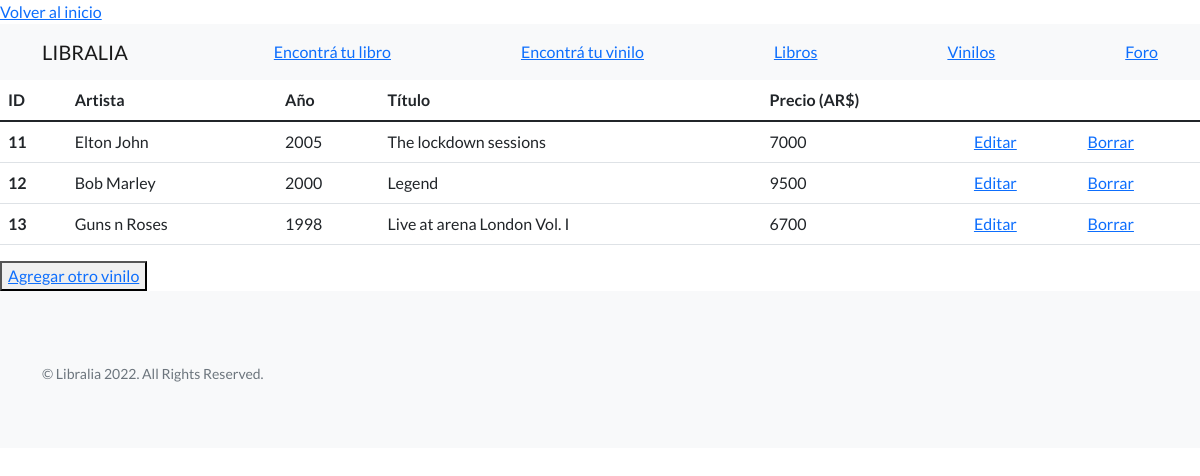
The page /applibros/vinilos on the database its author committed.
### applibros/models.py (models this page shows, shortened)
class Vinilos(models.Model):
    artista=models.CharField(max_length=40)
    añovinilo=models.IntegerField()
    nombrevinilo=models.CharField(max_length=40)
    preciovinilo=models.IntegerField()

### applibros/views.py (the view)
# urls.py: path("vinilos",views.vinilos, name="vinilos"),
def vinilos(request):
    vinilos=Vinilos.objects.all()
    dicc={"vinilos":vinilos}
    plantilla=loader.get_template("vinilos.html")
    documento=plantilla.render(dicc)
    return HttpResponse(documento)
    return HttpResponse(vinilos)

### applibros/template/vinilos.html (shortened to what this page needs)
{% extends "inicioregistrado.html" %}
{% load static %}
{% block contenido %}
    <table class="table">
        <thead>
          <tr>
            <th scope="col">ID</th>
            <th scope="col">Artista</th>
            <th scope="col">Año</th>
            <th scope="col">Título</th>
            <th scope="col">Precio (AR$)</th>
          </tr>
        </thead>
        <tbody>
            {% for n in vinilos %}
          <tr>
            <th scope="row">{{n.id}}</th>
            <td>{{n.artista}}</td>
            <td>{{n.añovinilo}}</td>
            <td>{{n.nombrevinilo}}</td>
            <td>{{n.preciovinilo}}</td>
            <td><a href="{% url 'editarvinilos' n.id %}">Editar</a></td>
            <td><a href="{% url 'eliminavinilos' n.id %}">Borrar</a></td>
        </tr>
        {% endfor %}
        </tbody>
      </table>
      <button>
        <a href="alta_vinilos">Agregar otro vinilo</a>
      </button>
{% endblock %}

### rows shown on the page
Vinilos: id "11", artista "Elton John", añovinilo "2005", nombrevinilo "The lockdown sessions", preciovinilo "7000"
Vinilos: id "12", artista "Bob Marley", añovinilo "2000", nombrevinilo "Legend", preciovinilo "9500"
Vinilos: id "13", artista "Guns n Roses", añovinilo "1998", nombrevinilo "Live at arena London Vol. I", preciovinilo "6700"
